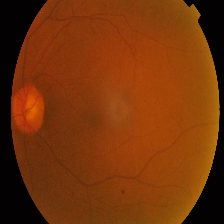
#> input picture Mild/0024cdab0c1e.png, 224 x 224 px
$ python generate_clinical_video.py
#> lines starting #> are read from the running program, lines starting #| are printed output that depends on the picture
"""
Realistic Clinical Ophthalmoscope Video Generator
Generates a 15-second (375 frames @ 25 FPS) authentic ophthalmic fundus examination video:
1. Pupil acquisition & illumination ramp-up
2. Optic disc centering & fine focus adjustment
3. Smooth clinical pan to the Macula & Fovea
4. Arcade sweeps across vascular quadrants (lesion inspection)
5. Physiological micro-saccades, subtle corneal reflex glint, and natural blink artifact
6. Encoded with standard H.264 (yuv420p) for universal browser & player playback
"""

import os
import sys
import cv2
import numpy as np
import imageio

if hasattr(sys.stdout, 'reconfigure'):
    sys.stdout.reconfigure(encoding='utf-8', errors='replace')

from src import config

def create_clinical_eye_video(output_path="sample_eye_scan.mp4", duration_sec=15, fps=25):
#> called with output_path = 'sample_eye_scan.mp4', duration_sec = 15, fps = 25
    print("=" * 65)
    print("[*] GENERATING REALISTIC CLINICAL OPHTHALMOSCOPE EYE SCAN VIDEO")
    print("=" * 65)

    total_frames = int(duration_sec * fps)
    vid_w, vid_h = 640, 480

    # Select fundus image with clear pathology (Moderate DR)
    img_path = os.path.join(config.DATASET_DIR, "Moderate", "000c1434d8d7.png")
    if not os.path.exists(img_path):
        img_path = os.path.join(config.DATASET_DIR, "Mild", "0024cdab0c1e.png")

    fundus_bgr = cv2.imread(img_path)
#> fundus_bgr is the input picture: shape (224, 224, 3); mean B, G, R 9.7, 51.9, 117.7
    if fundus_bgr is None:
        raise FileNotFoundError(f"Could not load source image from {img_path}")

    # High-resolution super-sampled canvas for smooth subpixel interpolation
    canvas_size = 900
    fundus_large = cv2.resize(fundus_bgr, (canvas_size, canvas_size), interpolation=cv2.INTER_LANCZOS4)
    fundus_rgb = cv2.cvtColor(fundus_large, cv2.COLOR_BGR2RGB)

    # Precompute aperture mask (circular field of view with soft optical vignette)
    aperture_radius = int(min(vid_w, vid_h) * 0.44)
    aperture_center = (vid_w // 2, vid_h // 2)

    y_coords, x_coords = np.ogrid[:vid_h, :vid_w]
    dist_from_center = np.sqrt((x_coords - aperture_center[0])**2 + (y_coords - aperture_center[1])**2)

    vignette = np.clip((aperture_radius - dist_from_center) / 18.0, 0.0, 1.0)
    vignette_3ch = np.dstack([vignette] * 3)

    # Setup H.264 Video Writer via imageio-ffmpeg
    writer = imageio.get_writer(
        output_path,
        fps=fps,
        codec='libx264',
        pixelformat='yuv420p',
        quality=8,
        macro_block_size=None
    )

    # Physiological micro-tremor & drift trajectory
    np.random.seed(42)
    tremor_x = np.cumsum(np.random.normal(0, 0.4, total_frames))
    tremor_y = np.cumsum(np.random.normal(0, 0.4, total_frames))
    tremor_x = np.convolve(tremor_x, np.ones(15)/15, mode='same')
    tremor_y = np.convolve(tremor_y, np.ones(15)/15, mode='same')

    # Keyframe Examination Waypoints (target X offset, target Y offset, zoom level, focus blur, brightness)
    # Native center = (450, 450)
    def get_trajectory_params(t_norm):
        # t_norm in [0.0 .. 1.0]
        if t_norm < 0.15:
            # Phase 1: Entry & Pupil Alignment (0 - 2.25s)
            p = t_norm / 0.15
            dx = 40.0 * (1.0 - p)
            dy = -30.0 * (1.0 - p)
            zoom = 1.1 + 0.15 * p
            blur = max(0.0, (1.0 - p) * 7.0)
            brightness = 0.2 + 0.8 * p
        elif t_norm < 0.38:
            # Phase 2: Optic Disc Centering & Focus Wheel Adjustment (2.25s - 5.7s)
            p = (t_norm - 0.15) / 0.23
            dx = -45.0 * np.sin(p * np.pi)
            dy = -10.0 * np.sin(p * np.pi)
            zoom = 1.25 + 0.05 * np.sin(p * np.pi)
            # Transient focus wheel adjustment
            blur = 2.5 * np.sin(p * np.pi * 2) if 0.3 < p < 0.7 else 0.0
            brightness = 1.0
        elif t_norm < 0.62:
            # Phase 3: Smooth Pan to Macula & Fovea (5.7s - 9.3s)
            p = (t_norm - 0.38) / 0.24
            # Smooth ease-in-out cosine interpolation
            ease = 0.5 - 0.5 * np.cos(p * np.pi)
            dx = -25.0 + ease * 60.0
            dy = -10.0 + ease * 15.0
            zoom = 1.25 + 0.1 * ease
            blur = 0.0
            brightness = 1.0
        elif t_norm < 0.82:
            # Phase 4: Vascular Arcade Sweeps (9.3s - 12.3s)
            p = (t_norm - 0.62) / 0.20
            sweep_angle = p * 2.0 * np.pi
            dx = 35.0 + 30.0 * np.cos(sweep_angle)
            dy = 5.0 + 25.0 * np.sin(sweep_angle)
            zoom = 1.30
            blur = 0.0
            brightness = 1.0
        elif t_norm < 0.90:
            # Phase 5a: Saccade & Patient Blink (12.3s - 13.5s)
            p = (t_norm - 0.82) / 0.08
            dx = 15.0 * (1.0 - p)
            dy = 0.0
            zoom = 1.25
            # Blink darkness profile between frame 310 and 325
            blink = max(0.0, 1.0 - 4.0 * abs(p - 0.5))
            brightness = 1.0 - 0.92 * blink
            blur = 4.0 * blink
        else:
            # Phase 5b: Final Centered Diagnostic Inspection (13.5s - 15.0s)
            p = (t_norm - 0.90) / 0.10
            dx = 0.0
            dy = 0.0
            zoom = 1.25
            blur = 0.0
            brightness = 1.0

        return dx, dy, zoom, blur, brightness

    print(f"Rendering {total_frames} clinical examination frames at {vid_w}x{vid_h} ({fps} FPS)...")

    for f in range(total_frames):
        t_norm = f / float(total_frames)
        dx, dy, zoom, blur, brightness = get_trajectory_params(t_norm)

        # Add micro-tremor
        tx = dx + tremor_x[f]
        ty = dy + tremor_y[f]

        # Crop centered ROI from fundus_large
        crop_w = int(canvas_size / (zoom * 1.5))
        crop_h = int(crop_w * (vid_h / vid_w))

        cx = int(canvas_size / 2 + tx)
        cy = int(canvas_size / 2 + ty)

        x1 = max(0, cx - crop_w // 2)
        x2 = min(canvas_size, x1 + crop_w)
        y1 = max(0, cy - crop_h // 2)
        y2 = min(canvas_size, y1 + crop_h)

        roi = fundus_rgb[y1:y2, x1:x2]
        frame_resized = cv2.resize(roi, (vid_w, vid_h), interpolation=cv2.INTER_LINEAR)

        # Apply corneal reflex glint (subtle specular reflection moving with ophthalmoscope angle)
        glint_x = int(vid_w / 2 + tx * 0.4 + 15 * np.cos(t_norm * 4 * np.pi))
        glint_y = int(vid_h / 2 + ty * 0.4 + 10 * np.sin(t_norm * 4 * np.pi))
        cv2.circle(frame_resized, (glint_x, glint_y), 8, (240, 245, 255), -1)
        # Soften glint edge
        cv2.GaussianBlur(frame_resized, (3, 3), 0, dst=frame_resized)

        # Apply focus blur if active
        if blur > 0.5:
            k = int(blur) * 2 + 1
            frame_resized = cv2.GaussianBlur(frame_resized, (k, k), 0)

        # Apply illumination & brightness
        if brightness != 1.0:
            frame_resized = np.uint8(np.clip(frame_resized.astype(np.float32) * brightness, 0, 255))

        # Apply circular ophthalmoscope aperture vignette
        frame_aperture = np.uint8(frame_resized.astype(np.float32) * vignette_3ch)

        # Add subtle sensor noise (simulating high-speed CCD/CMOS in low-light ophthalmoscope)
        noise = np.random.normal(0, 1.8, frame_aperture.shape).astype(np.float32)
        frame_final = np.uint8(np.clip(frame_aperture.astype(np.float32) + noise, 0, 255))

        writer.append_data(frame_final)

        if (f + 1) % 75 == 0 or f == total_frames - 1:
            print(f"  Rendered {f + 1}/{total_frames} frames ({(f+1)/fps:.1f}s)...")
#> this loop made 1 pass
#> pass 1, in create_clinical_eye_video, `roi = fundus_rgb[y1:y2, x1:x2]`:
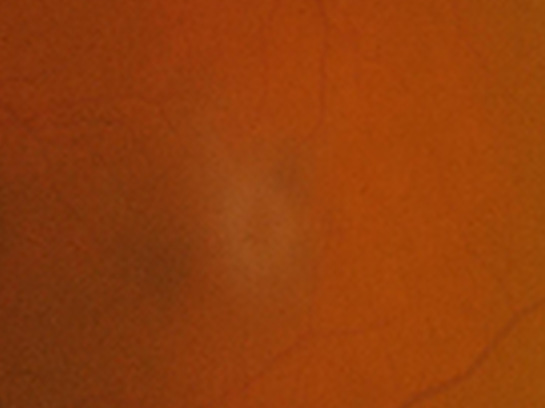
#> roi: shape (408, 545, 3); mean R, G, B 147.5, 62.1, 11.3
#> pass 1, in create_clinical_eye_video, `frame_resized = np.uint8(np.clip(frame_resized.astype(np.float32) * br..`:
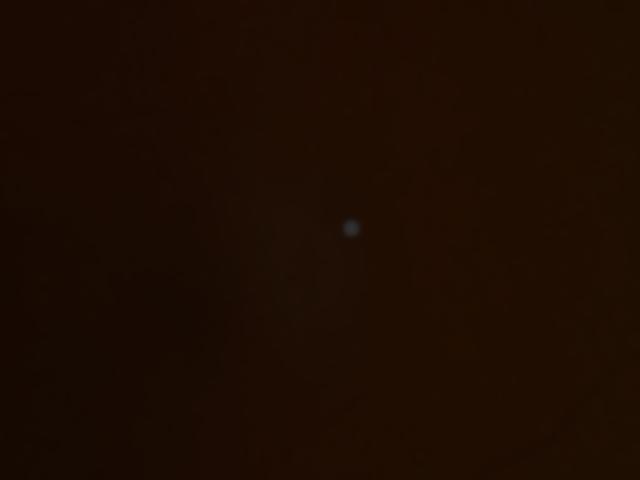
#> frame_resized: shape (480, 640, 3); mean R, G, B 29.1, 12, 1.8
#> after the loop:
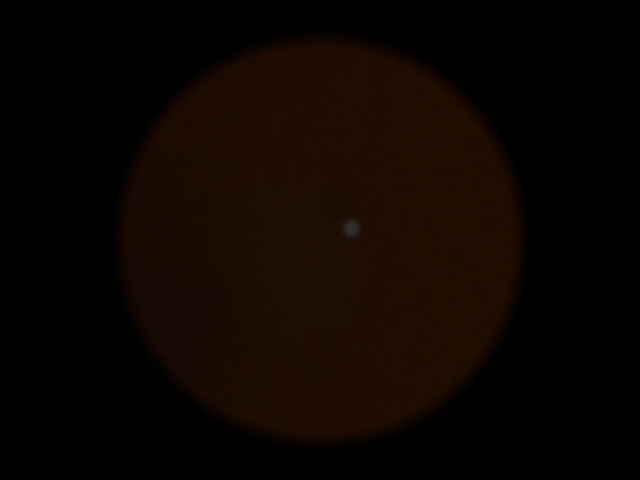
#> frame_final: shape (480, 640, 3); mean R, G, B 12.6, 5.2, 1.1

    writer.close()
    print(f"\n[+] Clinical Eye Video successfully generated at: {output_path}")
    print(f"[+] Duration: {duration_sec}s | Total Frames: {total_frames} | Codec: H.264 (libx264)")

if __name__ == "__main__":
#> (the run stopped early here; a loop or call above may not have finished)

$ run again, with Mild/00cb6555d108.png copied over Mild/0024cdab0c1e.png
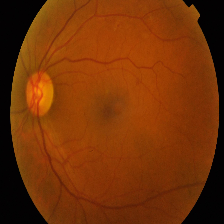
#> input picture Mild/00cb6555d108.png, 224 x 224 px
#> in create_clinical_eye_video, fundus_bgr is the input picture: shape (224, 224, 3); mean B, G, R 6.6, 50.4, 116.9
#> the loop in create_clinical_eye_video, `for f in range(total_frames):` made 1 pass
#> pass 1, in create_clinical_eye_video, `roi = fundus_rgb[y1:y2, x1:x2]`:
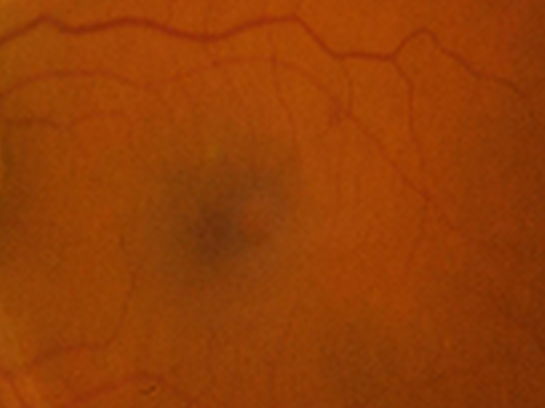
#> roi: shape (408, 545, 3); mean R, G, B 148.5, 62.1, 5.9

$ run again, with Mild/07a1c7073982.png copied over Mild/0024cdab0c1e.png
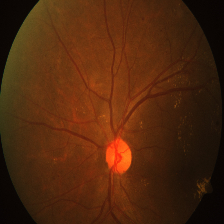
#> input picture Mild/07a1c7073982.png, 224 x 224 px
#> in create_clinical_eye_video, fundus_bgr is the input picture: shape (224, 224, 3); mean B, G, R 13.5, 39.1, 79.8
#> the loop in create_clinical_eye_video, `for f in range(total_frames):` made 1 pass
#> pass 1, in create_clinical_eye_video, `roi = fundus_rgb[y1:y2, x1:x2]`:
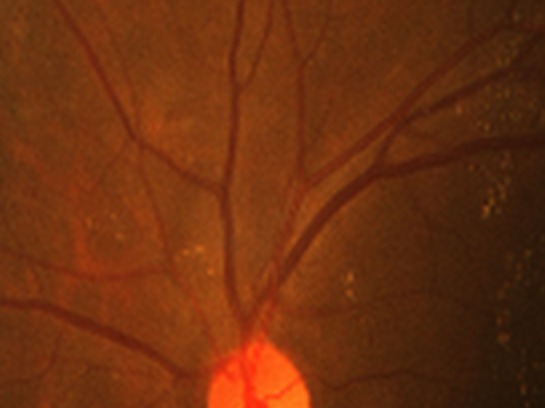
#> roi: shape (408, 545, 3); mean R, G, B 109.9, 48.1, 15
#> pass 1, in create_clinical_eye_video, `frame_resized = np.uint8(np.clip(frame_resized.astype(np.float32) * br..`:
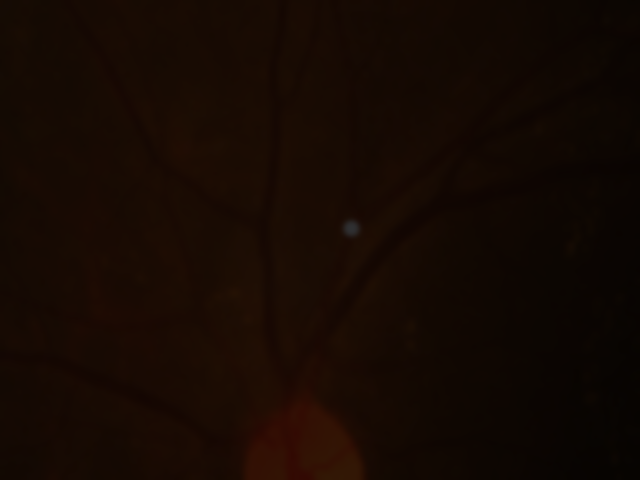
#> frame_resized: shape (480, 640, 3); mean R, G, B 21.6, 9.2, 2.6

$ run again, with Mild/0a3202889f4d.png copied over Mild/0024cdab0c1e.png
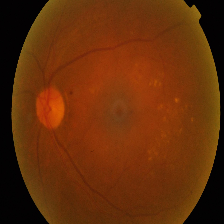
#> input picture Mild/0a3202889f4d.png, 224 x 224 px
#> in create_clinical_eye_video, fundus_bgr is the input picture: shape (224, 224, 3); mean B, G, R 9.2, 45.9, 101.5
#> the loop in create_clinical_eye_video, `for f in range(total_frames):` made 1 pass
#> pass 1, in create_clinical_eye_video, `roi = fundus_rgb[y1:y2, x1:x2]`:
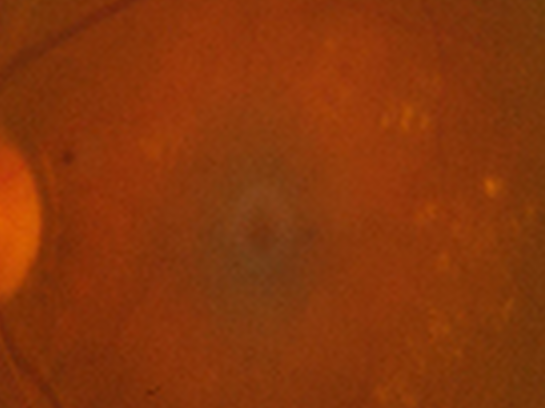
#> roi: shape (408, 545, 3); mean R, G, B 136.6, 54.3, 9.8
